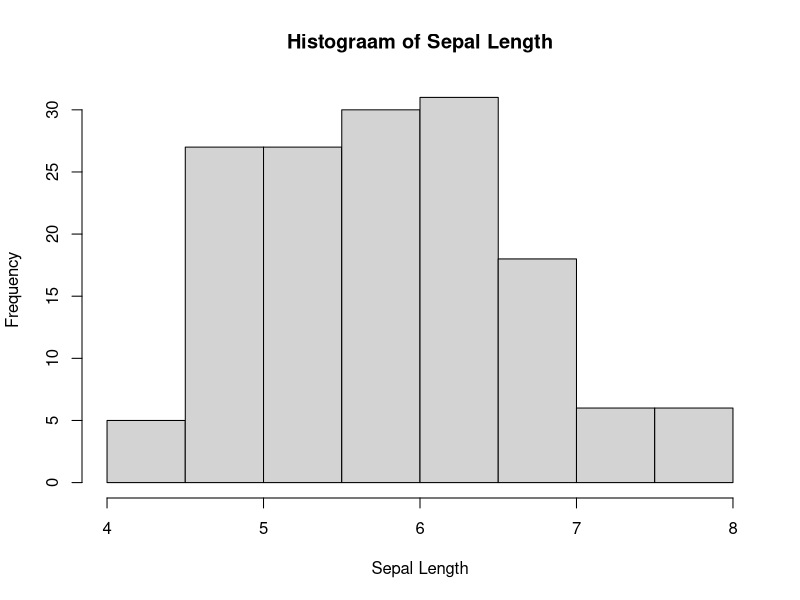
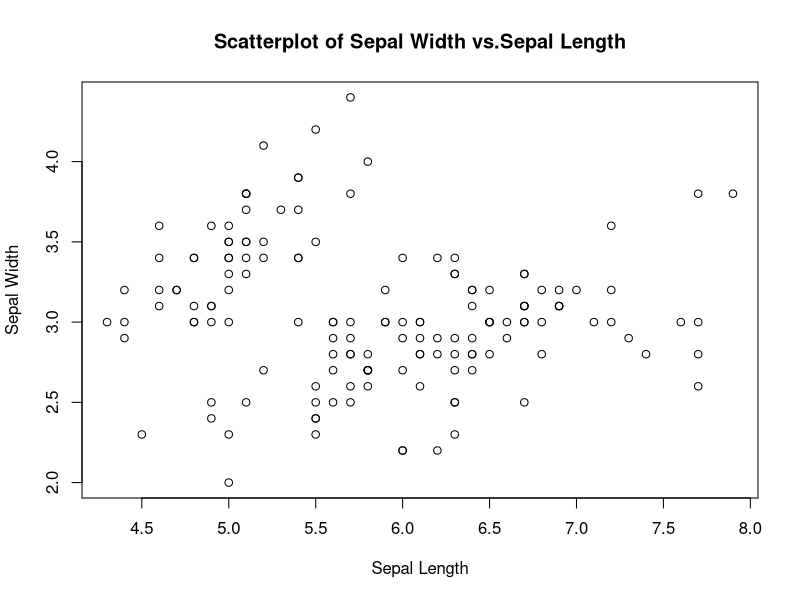
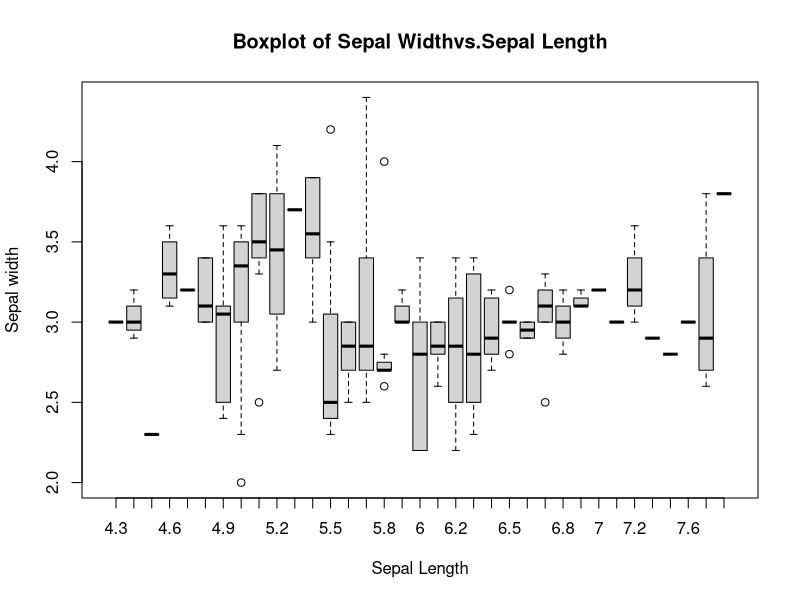

Write R code to recreate these figures, in order.
data(iris)
head(iris)
summary(iris)
dim(iris)
colnames(iris)
hist(iris$Sepal.Length,main="Histograam of Sepal Length",xlab="Sepal Length")
plot(iris$Sepal.Length,iris$Sepal.Width,main="Scatterplot of Sepal Width vs.Sepal Length",xlab ="Sepal Length",ylab="Sepal Width")
boxplot(iris$Sepal.Width~iris$Sepal.Length,main="Boxplot of Sepal Widthvs.Sepal Length",xlab="Sepal Length",ylab="Sepal width")
cor(iris$Sepal.Length,iris$Petal.Length,method="pearson")
cor_matrix<-cor(iris[,1:4])
cor_matrix